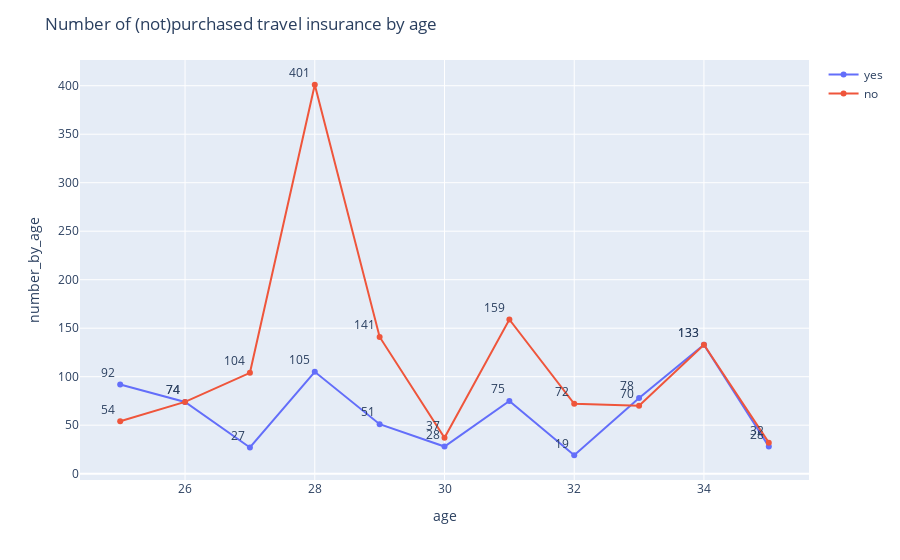

Notebook code for this chart:
### Code cell
mf.plot_line_plot_plotly(age_insurance, 'age', 'number_by_age', 'travel_insurance', 'Number of (not)purchased travel insurance by age')

### Figure 1 — Plotly figure (JSON) as saved in the notebook; plotly's stock layout.template omitted (floating-point values rounded to 4 significant figures)
{"data": [{"hovertemplate": "travel_insurance=yes<br>age=%{x}<br>number_by_age=%{text}<extra></extra>", "legendgroup": "yes", "line": {"color": "#636efa", "dash": "solid"}, "marker": {"symbol": "circle"}, "mode": "lines+markers+text", "name": "yes", "orientation": "v", "showlegend": true, "text": [92, 74, 27, 105, 51, 28, 75, 19, 78, 133, 28], "textposition": "top left", "type": "scatter", "x": [25, 26, 27, 28, 29, 30, 31, 32, 33, 34, 35], "xaxis": "x", "y": [92, 74, 27, 105, 51, 28, 75, 19, 78, 133, 28], "yaxis": "y"}, {"hovertemplate": "travel_insurance=no<br>age=%{x}<br>number_by_age=%{text}<extra></extra>", "legendgroup": "no", "line": {"color": "#EF553B", "dash": "solid"}, "marker": {"symbol": "circle"}, "mode": "lines+markers+text", "name": "no", "orientation": "v", "showlegend": true, "text": [54, 74, 104, 401, 141, 37, 159, 72, 70, 133, 32], "textposition": "top left", "type": "scatter", "x": [25, 26, 27, 28, 29, 30, 31, 32, 33, 34, 35], "xaxis": "x", "y": [54, 74, 104, 401, 141, 37, 159, 72, 70, 133, 32], "yaxis": "y"}], "layout": {"legend": {"title": {"text": ""}, "tracegroupgap": 0}, "margin": {"t": 60}, "title": {"text": "Number of (not)purchased travel insurance by age"}, "xaxis": {"anchor": "y", "domain": [0, 1], "title": {"text": "age"}}, "yaxis": {"anchor": "x", "domain": [0, 1], "title": {"text": "number_by_age"}}}}
